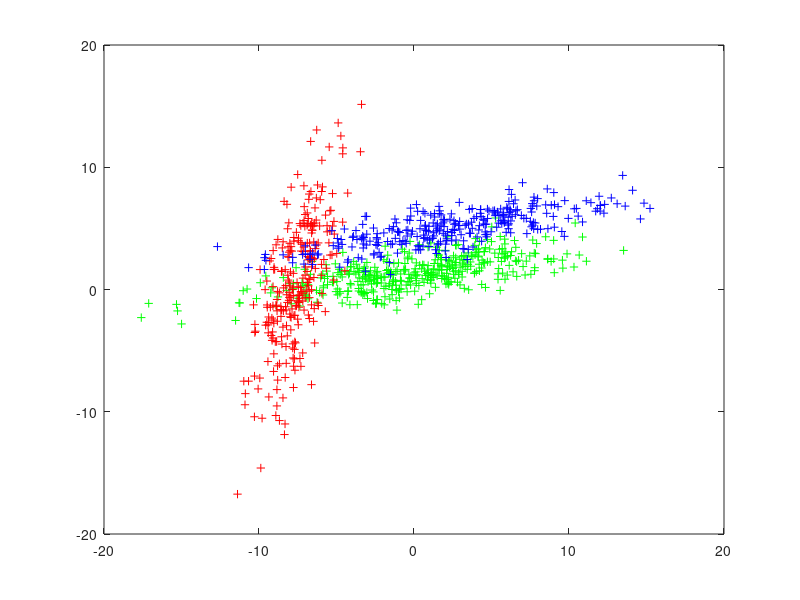
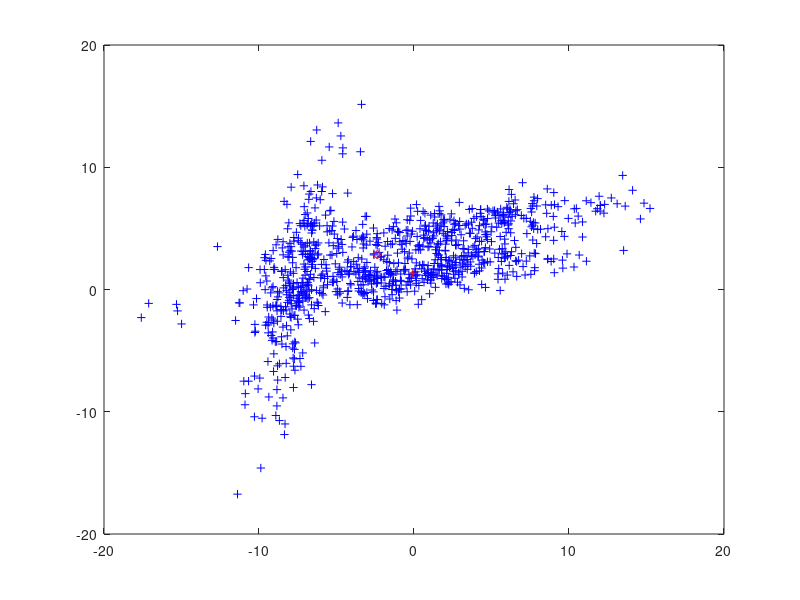

Here is the MATLAB script that generated these plots, in order:
%Data

%% 
clc;
close all;
clear;
clear temp;
m(:,1)=[0.2 1.4]';
m(:,2)=[-7.5 .5]';
m(:,3)=[2.5 5]';
SS(:,:,1)=[24.08 4.62; 4.62 1.92];
SS(:,:,2)=[1.92 4.62;4.62 24.08];
SS(:,:,3)=[24.08 4.62;4.62 1.92];
 
ap=[0.4 0.3 0.3];
 
D=3;
 
NN=1000;
t=rand(NN,1);
IND = zeros(size(t));
Y=zeros(size(t,1),2);
A=[0,cumsum(ap)];
st = ['g','r','b'];
 
for kk=1:D,
    ind = find(t>A(kk)&t<=A(kk+1));
    IND(ind)=kk;
    r = mvnrnd(m(:,kk)',SS(:,:,kk),length(ind));
    Y(ind,:)=r;
    plot(Y(ind,1),Y(ind,2),[st(kk),'+']); hold on
end
 
figure
plot(Y(:,1),Y(:,2),'b+'), hold on
 
IND_1=IND;
IND_1(IND==3)=2;

mv_est(1,:)= mean(Y(IND_1==1,:));
mv_est(2,:)= mean(Y(IND_1==2,:));
 
plot(mv_est(1,1),mv_est(1,2),'r+');
plot(mv_est(2,1),mv_est(2,2),'rd');

